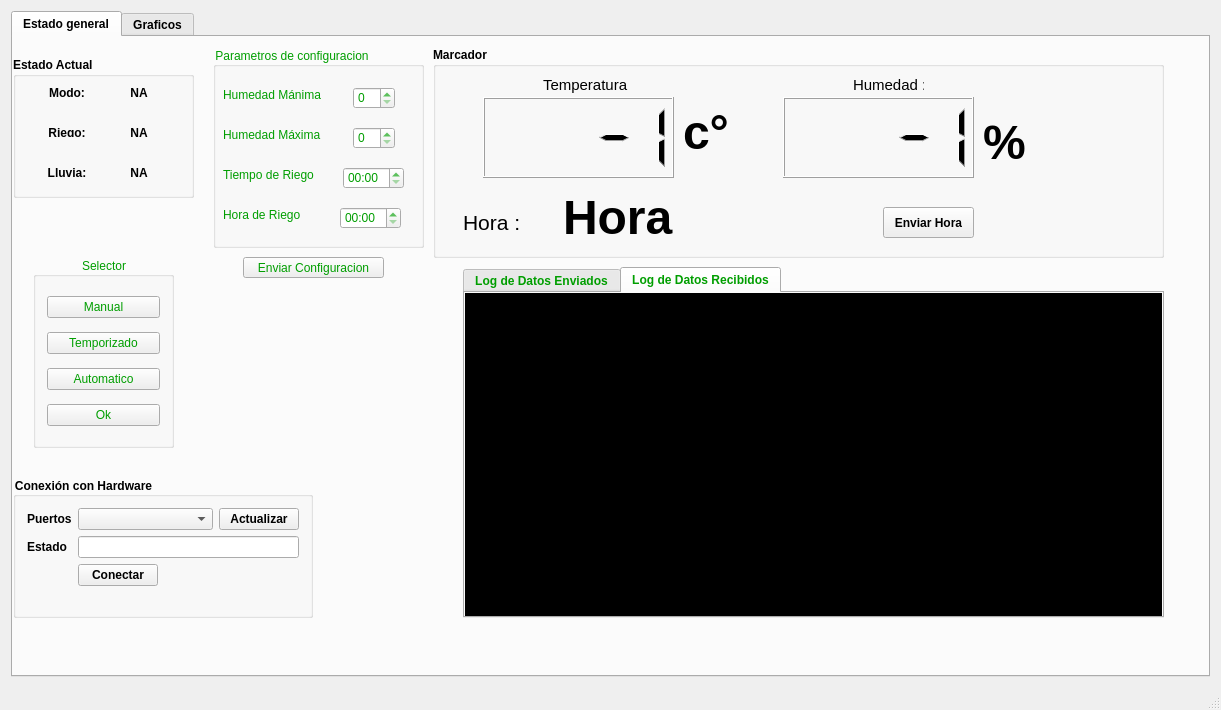
<?xml version="1.0" encoding="UTF-8"?>
<ui version="4.0">
 <class>MainWindow</class>
 <widget class="QMainWindow" name="MainWindow">
  <property name="geometry">
   <rect>
    <x>0</x>
    <y>0</y>
    <width>1221</width>
    <height>710</height>
   </rect>
  </property>
  <property name="windowTitle">
   <string>Infotronic</string>
  </property>
  <widget class="QWidget" name="centralWidget">
   <layout class="QHBoxLayout" name="horizontalLayout_2">
    <item>
     <widget class="QTabWidget" name="tabWidget">
      <property name="font">
       <font>
        <weight>75</weight>
        <bold>true</bold>
       </font>
      </property>
      <property name="styleSheet">
       <string notr="true"/>
      </property>
      <property name="tabPosition">
       <enum>QTabWidget::North</enum>
      </property>
      <property name="tabShape">
       <enum>QTabWidget::Rounded</enum>
      </property>
      <property name="currentIndex">
       <number>0</number>
      </property>
      <property name="tabBarAutoHide">
       <bool>false</bool>
      </property>
      <widget class="QWidget" name="tab_estado_general">
       <attribute name="title">
        <string>Estado general</string>
       </attribute>
       <widget class="QGroupBox" name="groupBox_4">
        <property name="geometry">
         <rect>
          <x>20</x>
          <y>220</y>
          <width>141</width>
          <height>191</height>
         </rect>
        </property>
        <property name="layoutDirection">
         <enum>Qt::LeftToRight</enum>
        </property>
        <property name="styleSheet">
         <string notr="true">color:rgb(0, 158, 0);</string>
        </property>
        <property name="title">
         <string>Selector</string>
        </property>
        <property name="alignment">
         <set>Qt::AlignCenter</set>
        </property>
        <layout class="QVBoxLayout" name="verticalLayout">
         <item>
          <widget class="QPushButton" name="pushButtonManual">
           <property name="text">
            <string>Manual</string>
           </property>
          </widget>
         </item>
         <item>
          <widget class="QPushButton" name="pushButtonTemporizado">
           <property name="text">
            <string>Temporizado</string>
           </property>
          </widget>
         </item>
         <item>
          <widget class="QPushButton" name="pushButtonAutomatico">
           <property name="text">
            <string>Automatico</string>
           </property>
          </widget>
         </item>
         <item>
          <widget class="QPushButton" name="pushButtonOk">
           <property name="text">
            <string>Ok</string>
           </property>
          </widget>
         </item>
        </layout>
       </widget>
       <widget class="QGroupBox" name="groupBox_6">
        <property name="geometry">
         <rect>
          <x>420</x>
          <y>10</y>
          <width>731</width>
          <height>211</height>
         </rect>
        </property>
        <property name="font">
         <font>
          <weight>75</weight>
          <bold>true</bold>
         </font>
        </property>
        <property name="title">
         <string>Marcador</string>
        </property>
        <widget class="QLCDNumber" name="lcdHumedad">
         <property name="geometry">
          <rect>
           <x>350</x>
           <y>50</y>
           <width>191</width>
           <height>81</height>
          </rect>
         </property>
         <property name="intValue" stdset="0">
          <number>-1</number>
         </property>
        </widget>
        <widget class="QLabel" name="label_4">
         <property name="geometry">
          <rect>
           <x>420</x>
           <y>30</y>
           <width>71</width>
           <height>16</height>
          </rect>
         </property>
         <property name="font">
          <font>
           <pointsize>11</pointsize>
           <weight>50</weight>
           <bold>false</bold>
          </font>
         </property>
         <property name="text">
          <string>Humedad :</string>
         </property>
        </widget>
        <widget class="QLabel" name="Hora">
         <property name="geometry">
          <rect>
           <x>130</x>
           <y>140</y>
           <width>311</width>
           <height>61</height>
          </rect>
         </property>
         <property name="font">
          <font>
           <pointsize>36</pointsize>
          </font>
         </property>
         <property name="text">
          <string>Hora</string>
         </property>
        </widget>
        <widget class="QLabel" name="label_6">
         <property name="geometry">
          <rect>
           <x>550</x>
           <y>60</y>
           <width>71</width>
           <height>71</height>
          </rect>
         </property>
         <property name="font">
          <font>
           <pointsize>36</pointsize>
          </font>
         </property>
         <property name="text">
          <string>%</string>
         </property>
        </widget>
        <widget class="QLabel" name="fecha_horaria">
         <property name="geometry">
          <rect>
           <x>30</x>
           <y>140</y>
           <width>61</width>
           <height>71</height>
          </rect>
         </property>
         <property name="font">
          <font>
           <pointsize>16</pointsize>
           <weight>50</weight>
           <bold>false</bold>
          </font>
         </property>
         <property name="text">
          <string>Hora :</string>
         </property>
        </widget>
        <widget class="QPushButton" name="button_tecla_2">
         <property name="geometry">
          <rect>
           <x>450</x>
           <y>160</y>
           <width>91</width>
           <height>31</height>
          </rect>
         </property>
         <property name="text">
          <string>Enviar Hora</string>
         </property>
        </widget>
        <widget class="QLCDNumber" name="lcdTemperatura">
         <property name="geometry">
          <rect>
           <x>50</x>
           <y>50</y>
           <width>191</width>
           <height>81</height>
          </rect>
         </property>
         <property name="smallDecimalPoint">
          <bool>false</bool>
         </property>
         <property name="intValue" stdset="0">
          <number>-1</number>
         </property>
        </widget>
        <widget class="QLabel" name="label_9">
         <property name="geometry">
          <rect>
           <x>250</x>
           <y>50</y>
           <width>71</width>
           <height>71</height>
          </rect>
         </property>
         <property name="font">
          <font>
           <pointsize>36</pointsize>
          </font>
         </property>
         <property name="text">
          <string>c°</string>
         </property>
        </widget>
        <widget class="QLabel" name="label_10">
         <property name="geometry">
          <rect>
           <x>110</x>
           <y>30</y>
           <width>91</width>
           <height>16</height>
          </rect>
         </property>
         <property name="font">
          <font>
           <pointsize>11</pointsize>
           <weight>50</weight>
           <bold>false</bold>
          </font>
         </property>
         <property name="text">
          <string>Temperatura</string>
         </property>
        </widget>
       </widget>
       <widget class="QWidget" name="widget" native="true">
        <property name="geometry">
         <rect>
          <x>450</x>
          <y>240</y>
          <width>701</width>
          <height>241</height>
         </rect>
        </property>
        <property name="inputMethodHints">
         <set>Qt::ImhNone</set>
        </property>
       </widget>
       <widget class="QTabWidget" name="tabWidget_2">
        <property name="geometry">
         <rect>
          <x>450</x>
          <y>230</y>
          <width>701</width>
          <height>351</height>
         </rect>
        </property>
        <property name="font">
         <font>
          <weight>75</weight>
          <bold>true</bold>
         </font>
        </property>
        <property name="styleSheet">
         <string notr="true">color:rgb(0, 158, 0);</string>
        </property>
        <property name="currentIndex">
         <number>1</number>
        </property>
        <widget class="QWidget" name="tab">
         <attribute name="title">
          <string>Log de Datos Enviados</string>
         </attribute>
         <widget class="QListWidget" name="listEnvio">
          <property name="geometry">
           <rect>
            <x>0</x>
            <y>0</y>
            <width>751</width>
            <height>341</height>
           </rect>
          </property>
          <property name="styleSheet">
           <string notr="true">background-color: black; color: green;</string>
          </property>
         </widget>
        </widget>
        <widget class="QWidget" name="tab_2">
         <attribute name="title">
          <string>Log de Datos Recibidos</string>
         </attribute>
         <widget class="QListWidget" name="listErrores">
          <property name="geometry">
           <rect>
            <x>0</x>
            <y>0</y>
            <width>751</width>
            <height>331</height>
           </rect>
          </property>
          <property name="styleSheet">
           <string notr="true">background-color: black; color: green
;</string>
          </property>
         </widget>
        </widget>
       </widget>
       <widget class="QGroupBox" name="groupBoxConexion">
        <property name="geometry">
         <rect>
          <x>0</x>
          <y>440</y>
          <width>300</width>
          <height>141</height>
         </rect>
        </property>
        <property name="sizePolicy">
         <sizepolicy hsizetype="Fixed" vsizetype="Fixed">
          <horstretch>0</horstretch>
          <verstretch>0</verstretch>
         </sizepolicy>
        </property>
        <property name="minimumSize">
         <size>
          <width>300</width>
          <height>0</height>
         </size>
        </property>
        <property name="font">
         <font>
          <weight>75</weight>
          <bold>true</bold>
         </font>
        </property>
        <property name="styleSheet">
         <string notr="true">color:rgb(0, 0, 0)</string>
        </property>
        <property name="title">
         <string>Conexión con Hardware</string>
        </property>
        <layout class="QFormLayout" name="formLayout_2">
         <property name="fieldGrowthPolicy">
          <enum>QFormLayout::ExpandingFieldsGrow</enum>
         </property>
         <item row="1" column="0">
          <widget class="QLabel" name="labelPuerto">
           <property name="font">
            <font>
             <weight>75</weight>
             <bold>true</bold>
            </font>
           </property>
           <property name="styleSheet">
            <string notr="true">color:rgb(0, 0, 0)</string>
           </property>
           <property name="text">
            <string>Puertos</string>
           </property>
          </widget>
         </item>
         <item row="1" column="1">
          <layout class="QHBoxLayout" name="horizontalLayout_3">
           <item>
            <widget class="QComboBox" name="comboBoxPuertos">
             <property name="sizePolicy">
              <sizepolicy hsizetype="Expanding" vsizetype="Fixed">
               <horstretch>0</horstretch>
               <verstretch>0</verstretch>
              </sizepolicy>
             </property>
             <property name="editable">
              <bool>false</bool>
             </property>
            </widget>
           </item>
           <item>
            <widget class="QPushButton" name="buttonActualizar">
             <property name="font">
              <font>
               <weight>75</weight>
               <bold>true</bold>
              </font>
             </property>
             <property name="toolTip">
              <string>Refrescar puertos</string>
             </property>
             <property name="statusTip">
              <string>Refrescar puertos</string>
             </property>
             <property name="text">
              <string>Actualizar</string>
             </property>
            </widget>
           </item>
          </layout>
         </item>
         <item row="2" column="0">
          <widget class="QLabel" name="labelEstado">
           <property name="font">
            <font>
             <weight>75</weight>
             <bold>true</bold>
            </font>
           </property>
           <property name="text">
            <string>Estado</string>
           </property>
          </widget>
         </item>
         <item row="2" column="1">
          <widget class="QLineEdit" name="editEstado">
           <property name="styleSheet">
            <string notr="true">background color:black;color:green;</string>
           </property>
           <property name="alignment">
            <set>Qt::AlignCenter</set>
           </property>
           <property name="readOnly">
            <bool>true</bool>
           </property>
          </widget>
         </item>
         <item row="3" column="1">
          <widget class="QPushButton" name="buttonConexion">
           <property name="font">
            <font>
             <weight>75</weight>
             <bold>true</bold>
            </font>
           </property>
           <property name="text">
            <string>Conectar</string>
           </property>
          </widget>
         </item>
        </layout>
       </widget>
       <widget class="QPushButton" name="pushButtonEnviarConfiguracion">
        <property name="geometry">
         <rect>
          <x>230</x>
          <y>220</y>
          <width>141</width>
          <height>21</height>
         </rect>
        </property>
        <property name="styleSheet">
         <string notr="true">color:rgb(0, 158, 0);</string>
        </property>
        <property name="text">
         <string>Enviar Configuracion</string>
        </property>
       </widget>
       <widget class="QGroupBox" name="groupBoxConfiguracion">
        <property name="geometry">
         <rect>
          <x>200</x>
          <y>10</y>
          <width>211</width>
          <height>201</height>
         </rect>
        </property>
        <property name="styleSheet">
         <string notr="true">color:rgb(0, 158, 0);</string>
        </property>
        <property name="title">
         <string>Parametros de configuracion</string>
        </property>
        <widget class="QSpinBox" name="spinBoxHumMi">
         <property name="geometry">
          <rect>
           <x>140</x>
           <y>40</y>
           <width>42</width>
           <height>22</height>
          </rect>
         </property>
        </widget>
        <widget class="QSpinBox" name="spinBoxHumMa">
         <property name="geometry">
          <rect>
           <x>140</x>
           <y>80</y>
           <width>42</width>
           <height>22</height>
          </rect>
         </property>
        </widget>
        <widget class="QTimeEdit" name="timeEditHoraRie">
         <property name="geometry">
          <rect>
           <x>127</x>
           <y>160</y>
           <width>61</width>
           <height>22</height>
          </rect>
         </property>
         <property name="displayFormat">
          <string>HH:mm</string>
         </property>
        </widget>
        <widget class="QLabel" name="label_3">
         <property name="geometry">
          <rect>
           <x>10</x>
           <y>40</y>
           <width>101</width>
           <height>16</height>
          </rect>
         </property>
         <property name="text">
          <string>Humedad Mánima</string>
         </property>
        </widget>
        <widget class="QLabel" name="label_5">
         <property name="geometry">
          <rect>
           <x>10</x>
           <y>80</y>
           <width>101</width>
           <height>16</height>
          </rect>
         </property>
         <property name="text">
          <string>Humedad Máxima</string>
         </property>
        </widget>
        <widget class="QLabel" name="label_7">
         <property name="geometry">
          <rect>
           <x>10</x>
           <y>120</y>
           <width>101</width>
           <height>16</height>
          </rect>
         </property>
         <property name="text">
          <string>Tiempo de Riego</string>
         </property>
        </widget>
        <widget class="QLabel" name="label_8">
         <property name="geometry">
          <rect>
           <x>10</x>
           <y>160</y>
           <width>91</width>
           <height>16</height>
          </rect>
         </property>
         <property name="text">
          <string>Hora de Riego</string>
         </property>
        </widget>
        <widget class="QTimeEdit" name="timeEditTiempoRiego">
         <property name="geometry">
          <rect>
           <x>130</x>
           <y>120</y>
           <width>61</width>
           <height>22</height>
          </rect>
         </property>
         <property name="displayFormat">
          <string>HH:mm</string>
         </property>
        </widget>
       </widget>
       <widget class="QGroupBox" name="groupBox">
        <property name="geometry">
         <rect>
          <x>0</x>
          <y>20</y>
          <width>181</width>
          <height>141</height>
         </rect>
        </property>
        <property name="title">
         <string>Estado Actual</string>
        </property>
        <widget class="QWidget" name="horizontalLayoutWidget_3">
         <property name="geometry">
          <rect>
           <x>10</x>
           <y>60</y>
           <width>160</width>
           <height>31</height>
          </rect>
         </property>
         <layout class="QHBoxLayout" name="horizontalLayout_5">
          <item>
           <widget class="QLabel" name="label_Riego">
            <property name="text">
             <string>Riego:</string>
            </property>
            <property name="alignment">
             <set>Qt::AlignCenter</set>
            </property>
           </widget>
          </item>
          <item>
           <widget class="QLabel" name="labelEstadoActual">
            <property name="text">
             <string>NA</string>
            </property>
            <property name="alignment">
             <set>Qt::AlignCenter</set>
            </property>
           </widget>
          </item>
         </layout>
        </widget>
        <widget class="QWidget" name="horizontalLayoutWidget_2">
         <property name="geometry">
          <rect>
           <x>10</x>
           <y>20</y>
           <width>160</width>
           <height>31</height>
          </rect>
         </property>
         <layout class="QHBoxLayout" name="horizontalLayout_4">
          <item>
           <widget class="QLabel" name="label">
            <property name="text">
             <string>Modo:</string>
            </property>
            <property name="alignment">
             <set>Qt::AlignCenter</set>
            </property>
           </widget>
          </item>
          <item>
           <widget class="QLabel" name="labelModoActual">
            <property name="text">
             <string>NA</string>
            </property>
            <property name="alignment">
             <set>Qt::AlignCenter</set>
            </property>
           </widget>
          </item>
         </layout>
        </widget>
        <widget class="QWidget" name="horizontalLayoutWidget">
         <property name="geometry">
          <rect>
           <x>10</x>
           <y>100</y>
           <width>160</width>
           <height>31</height>
          </rect>
         </property>
         <layout class="QHBoxLayout" name="horizontalLayout_LLuvia">
          <item>
           <widget class="QLabel" name="label_Lluvia">
            <property name="text">
             <string>Lluvia:</string>
            </property>
            <property name="alignment">
             <set>Qt::AlignCenter</set>
            </property>
           </widget>
          </item>
          <item>
           <widget class="QLabel" name="label_ELluvia">
            <property name="autoFillBackground">
             <bool>false</bool>
            </property>
            <property name="text">
             <string>NA</string>
            </property>
            <property name="alignment">
             <set>Qt::AlignCenter</set>
            </property>
           </widget>
          </item>
         </layout>
        </widget>
       </widget>
      </widget>
      <widget class="QWidget" name="tab_Graficos">
       <attribute name="title">
        <string>Graficos</string>
       </attribute>
       <widget class="QCustomPlot" name="customPlot" native="true">
        <property name="geometry">
         <rect>
          <x>-1</x>
          <y>-1</y>
          <width>1201</width>
          <height>651</height>
         </rect>
        </property>
       </widget>
      </widget>
     </widget>
    </item>
   </layout>
  </widget>
  <widget class="QStatusBar" name="statusBar"/>
 </widget>
 <layoutdefault spacing="6" margin="11"/>
 <customwidgets>
  <customwidget>
   <class>QCustomPlot</class>
   <extends>QWidget</extends>
   <header>qcustomplot.h</header>
   <container>1</container>
  </customwidget>
 </customwidgets>
 <resources/>
 <connections/>
</ui>
